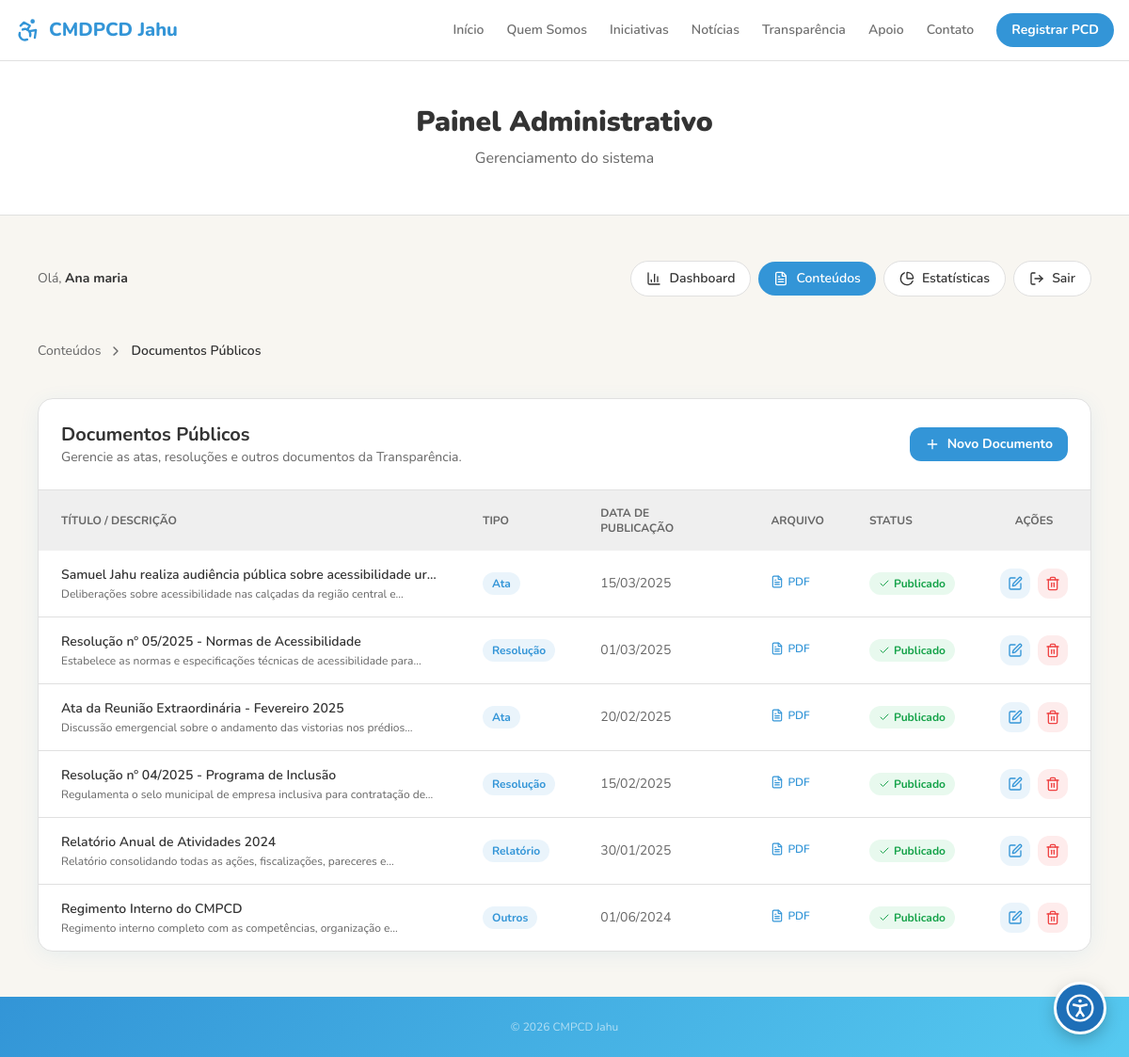
Page /admin/conteudos/documentos (signed in) on the committed database.
### tables this page shows
CREATE TABLE `documentos_publicos` (
  `id` bigint(20) NOT NULL AUTO_INCREMENT,
  `titulo` varchar(200) NOT NULL,
  `tipo` enum('ata','resolucao','edital','oficio','relatorio','outros') NOT NULL,
  `data_publicacao` date NOT NULL,
  `caminho_arquivo` varchar(255) NOT NULL,
  `descricao` text DEFAULT NULL,
  `status` enum('publicado','arquivado') DEFAULT 'publicado',
  `criado_em` timestamp NOT NULL DEFAULT current_timestamp(),
  `atualizado_em` timestamp NOT NULL DEFAULT current_timestamp() ON UPDATE current_timestamp(),
  `deletado_em` datetime DEFAULT NULL,
  PRIMARY KEY (`id`)
);

### app/controllers/ConteudoController.php (called while the page is built, shortened)
<?php
class ConteudoController {
    private $documentoModel;
    public function __construct() {
        $this->documentoModel = new DocumentoPublico();
    }
    public function indexDocumentos() {
        $documentos = $this->documentoModel->all();
        $success = $_SESSION['success_msg'] ?? null;
        $error = $_SESSION['error_msg'] ?? null;
        view('admin/conteudos/documentos/index', [
            'activeTab' => 'conteudos',
            'documentos' => $documentos,
            'success' => $success,
            'error' => $error
        ]);
    }
}

### config/Database.php (called while the page is built, shortened)
<?php
class Database {
    private static $instance = null;
    public static function getConnection() {
        if (self::$instance === null) {
            $local = is_file(__DIR__ . '/db.local.php') ? (require __DIR__ . '/db.local.php') : [];
            $host = $local['host'] ?? (getenv('DB_HOST') ?: 'localhost');
            $dbname = $local['dbname'] ?? (getenv('DB_NAME') ?: 'cmpcd_jau');
            $user = $local['user'] ?? (getenv('DB_USER') ?: 'root');
            $isProduction = (getenv('APP_ENV') === 'production') || (!empty($_SERVER['APP_ENV']) && $_SERVER['APP_ENV'] === 'production');
            if (isset($local['pass'])) {
                $passwords = [$local['pass']];
            } elseif (getenv('DB_PASS') !== false && getenv('DB_PASS') !== null) {
                $passwords = [getenv('DB_PASS')];
            } elseif ($isProduction) {
                throw new Exception('Configuração insegura: defina DB_PASS ou crie config/db.local.php com uma senha forte.');
            } else {
                $passwords = ['root', ''];
            }
            $pdo = null;
            foreach ($passwords as $password) {
                try {
                    $pdo = new PDO(
                        "mysql:host=$host;dbname=$dbname;charset=utf8mb4",
                        $user,
                        $password,
                        [
                            PDO::ATTR_ERRMODE => PDO::ERRMODE_EXCEPTION,
                            PDO::ATTR_DEFAULT_FETCH_MODE => PDO::FETCH_ASSOC,
                            PDO::ATTR_EMULATE_PREPARES => false,
                        ]
                    );
                    break;
                } catch (PDOException $e) {
                    if ($e->getCode() == 1049) {
                        try {
                            $tempPdo = new PDO(
                                "mysql:host=$host;charset=utf8mb4",
                                $user,
                                $password,
                                [PDO::ATTR_ERRMODE => PDO::ERRMODE_EXCEPTION]
                            );
                            $tempPdo->exec("CREATE DATABASE IF NOT EXISTS $dbname CHARACTER SET utf8mb4 COLLATE utf8mb4_unicode_ci");
                            $pdo = new PDO(
                                "mysql:host=$host;dbname=$dbname;charset=utf8mb4",
                                $user,
                                $password,
                                [
                                    PDO::ATTR_ERRMODE => PDO::ERRMODE_EXCEPTION,
                                    PDO::ATTR_DEFAULT_FETCH_MODE => PDO::FETCH_ASSOC,
                                    PDO::ATTR_EMULATE_PREPARES => false,
                                ]
                            );
                            $connected = true;
                            break;
                        } catch (PDOException $ex) {
                        }
                    }
                }
            }
            self::$instance = $pdo;
        }
        return self::$instance;
    }
}

### app/models/DocumentoPublico.php (called while the page is built, shortened)
<?php
class DocumentoPublico {
    private $db;
    public function __construct() {
        $this->db = Database::getConnection();
    }
    public function all() {
        $stmt = $this->db->query("
            SELECT * FROM documentos_publicos
            WHERE deletado_em IS NULL
            ORDER BY data_publicacao DESC, criado_em DESC
        ");
        return $stmt->fetchAll();
    }
}

### app/helpers/security.php (called while the page is built, shortened)
<?php
function e($value): string {
    return htmlspecialchars((string)($value ?? ''), ENT_QUOTES | ENT_SUBSTITUTE, 'UTF-8');
}

### app/views/admin/conteudos/documentos/index.php (the view, shortened to what this page needs)
<?php require_once __DIR__ . '/../../../partials/admin_header.php'; ?>
<div class="space-y-10">
  <div class="flex items-center gap-2 text-sm text-muted-foreground">
    <a href="<?= BASE_URL ?>/admin/conteudos" class="hover:text-primary transition-colors">Conteúdos</a>
    <i data-lucide="chevron-right" class="w-4 h-4"></i>
    <span class="text-foreground font-semibold">Documentos Públicos</span>
  </div>
  <div class="bg-card rounded-2xl border border-border overflow-hidden" style="box-shadow: var(--card-shadow)">
    <div class="p-6 border-b border-border flex items-center justify-between flex-wrap gap-4">
      <div>
        <h2 class="text-xl font-bold">Documentos Públicos</h2>
        <p class="text-sm text-muted-foreground">Gerencie as atas, resoluções e outros documentos da Transparência.</p>
      </div>
      <?php if (!isAdminParcial()): ?>
        <a href="<?= BASE_URL ?>/admin/conteudos/documentos/create" class="bg-primary text-primary-foreground px-4 py-2 rounded-xl text-sm font-bold flex items-center gap-2 hover:bg-primary/90 transition-colors">
          <i data-lucide="plus" class="w-4 h-4"></i> Novo Documento
        </a>
      <?php endif; ?>
    </div>
    <div class="overflow-x-auto">
      <table class="w-full text-sm text-left">
        <thead class="text-xs text-muted-foreground uppercase bg-muted/50">
          <tr>
            <th class="px-6 py-4 font-bold">Título / Descrição</th>
            <th class="px-6 py-4 font-bold">Tipo</th>
            <th class="px-6 py-4 font-bold">Data de Publicação</th>
            <th class="px-6 py-4 font-bold">Arquivo</th>
            <th class="px-6 py-4 font-bold">Status</th>
            <th class="px-6 py-4 font-bold text-center">Ações</th>
          </tr>
        </thead>
        <tbody class="divide-y divide-border">
          <?php if (!empty($documentos)): ?>
            <?php foreach ($documentos as $doc): ?>
              <?php
                $tipoMap = [
                  'ata' => 'Ata',
                  'resolucao' => 'Resolução',
                  'edital' => 'Edital',
                  'oficio' => 'Ofício',
                  'relatorio' => 'Relatório',
                  'outros' => 'Outros'
                ];
                $tipoLabel = $tipoMap[$doc['tipo']] ?? ucfirst($doc['tipo']);
                $dataStr = date('d/m/Y', strtotime($doc['data_publicacao']));
                $fileUrl = BASE_URL . '/' . $doc['caminho_arquivo'];
              ?>
              <tr class="hover:bg-muted/50 transition-colors">
                <td class="px-6 py-4 max-w-xs sm:max-w-md">
                  <div class="font-semibold text-foreground truncate" title="<?= htmlspecialchars($doc['titulo']) ?>">
                    <?= htmlspecialchars($doc['titulo']) ?>
                  </div>
                  <?php if ($doc['descricao']): ?>
                    <p class="text-xs text-muted-foreground line-clamp-1 mt-0.5"><?= htmlspecialchars($doc['descricao']) ?></p>
                  <?php endif; ?>
                </td>
                <td class="px-6 py-4">
                  <span class="inline-block bg-primary/10 text-primary text-xs font-bold px-2.5 py-1 rounded-full">
                    <?= e($tipoLabel) ?>
                  </span>
                </td>
                <td class="px-6 py-4 text-muted-foreground"><?= e($dataStr) ?></td>
                <td class="px-6 py-4">
                  <a href="<?= e($fileUrl) ?>" target="_blank" class="inline-flex items-center gap-1 text-xs text-primary font-semibold hover:underline">
                    <i data-lucide="file-text" class="w-3.5 h-3.5"></i> PDF
                  </a>
                </td>
                <td class="px-6 py-4">
                  <?php if ($doc['status'] === 'publicado'): ?>
                    <span class="inline-flex items-center gap-1 bg-green-500/10 text-green-600 text-xs font-bold px-2.5 py-1 rounded-full">
                      <i data-lucide="check" class="w-3 h-3"></i> Publicado
                    </span>
                  <?php else: ?>
                    <span class="inline-flex items-center gap-1 bg-muted text-muted-foreground text-xs font-bold px-2.5 py-1 rounded-full">
                      <i data-lucide="archive" class="w-3 h-3"></i> Arquivado
                    </span>
                  <?php endif; ?>
                </td>
                <td class="px-6 py-4">
                  <div class="flex items-center justify-center gap-2">
                    <a href="<?= BASE_URL ?>/admin/conteudos/documentos/edit?id=<?= $doc['id'] ?>" class="p-2 rounded-lg bg-primary/10 text-primary hover:bg-primary/20 transition-colors" title="<?= isAdminParcial() ? 'Visualizar' : 'Editar' ?>">
                      <i data-lucide="<?= isAdminParcial() ? 'eye' : 'edit' ?>" class="w-4 h-4"></i>
                    </a>
                    <?php if (!isAdminParcial()): ?>
                      <form method="POST" action="<?= BASE_URL ?>/admin/conteudos/documentos/delete" class="inline m-0 p-0">
                        <button type="submit" data-confirm="Deseja realmente excluir este documento?" class="p-2 rounded-lg bg-destructive/10 text-destructive hover:bg-destructive/20 transition-colors cursor-pointer" title="Excluir">
                          <i data-lucide="trash-2" class="w-4 h-4"></i>
                        </button>
                      </form>
                    <?php endif; ?>
                  </div>
                </td>
              </tr>
            <?php endforeach; ?>
          <?php endif; ?>
        </tbody>
      </table>
    </div>
  </div>
</div>
<?php require_once __DIR__ . '/../../../partials/admin_footer.php'; ?>

### public/css/utilitarios.css (style rules this page uses)
.bg-destructive\/10 { background-color:hsl(var(--destructive) / .1) }
.divide-y>:not([hidden])~:not([hidden]) { border-top-width:1px;border-bottom-width:0;border-style:solid }
.divide-border>:not([hidden])~:not([hidden]) { border-color:hsl(var(--border)) }
.max-w-xs { max-width:20rem }
.mt-0\.5 { margin-top:.125rem }
.space-y-10>:not([hidden])~:not([hidden]) { margin-top:2.5rem }
.uppercase { text-transform:uppercase }
@media (min-width:640px) { .sm\:max-w-md { max-width:28rem } }

### rows in the picture
documentos_publicos: titulo "Samuel Jahu realiza audiência pública sobre acessibilidade ur…", descricao "Deliberações sobre acessibilidade nas calçadas da região central…", tipo "Ata", data_publicacao "15/03/2025", status "publicado" (drawn)
documentos_publicos: titulo "Resolução nº 05/2025 - Normas de Acessibilidade", descricao "Estabelece as normas e especificações técnicas de acessibilidade…", tipo "Resolução", data_publicacao "01/03/2025", status "publicado" (drawn)
documentos_publicos: titulo "Ata da Reunião Extraordinária - Fevereiro 2025", descricao "Discussão emergencial sobre o andamento das vistorias nos…", tipo "Ata", data_publicacao "20/02/2025", status "publicado" (drawn)
documentos_publicos: titulo "Resolução nº 04/2025 - Programa de Inclusão", descricao "Regulamenta o selo municipal de empresa inclusiva para contratação…", tipo "Resolução", data_publicacao "15/02/2025", status "publicado" (drawn)
documentos_publicos: titulo "Relatório Anual de Atividades 2024", descricao "Relatório consolidando todas as ações, fiscalizações, pareceres…", tipo "Relatório", data_publicacao "30/01/2025", status "publicado" (drawn)
documentos_publicos: titulo "Regimento Interno do CMPCD", descricao "Regimento interno completo com as competências, organização…", tipo "Outros", data_publicacao "01/06/2024", status "publicado" (drawn)

### other values in the picture
$_SESSION['user_name'] "Ana maria"
